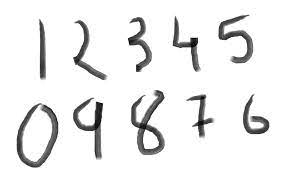
#> input picture imgaeinput.jpg, 286 x 176 px, given in place of pattern.jpg, which was not available
$ python conv.py
#> lines starting #> are read from the running program, lines starting #| are printed output that depends on the picture; pictures that were not available may be replaced by others from this repository, and a replacement may not be noted
import cv2
import matplotlib.pyplot as plt
import numpy as np

laplacian = np.array([[0, 1, 0],
                      [1, -4, 1],
                      [0, 1, 0]])


class Conv2d:
    def __init__(self, input,kernel, kernelsize):
        self.input = input
        self.kernel = kernel
        self.height, self.width = input.shape
        #self.kernel = np.array([[0, 1, 0],
         #                       [1, -4, 1],
          #                      [0, 1, 0]])
        self.result = np.zeros((self.height - kernelsize + 1, self.width - kernelsize + 1))

    def getRoi(self, input):
        for row in range(self.height - self.kernel.shape[0] + 1):
            for col in range(self.width - self.kernel.shape[1] + 1):
                roi = input[row:row + self.kernel.shape[0], col:col + self.kernel.shape[1]]
                yield roi, row, col

    def operate(self):
        for roi, row, col in self.getRoi(self.input):
            self.result[row, col] = np.sum(roi * self.kernel)
        return self.result


# relu
class Relu:
    def __init__(self, input):
        self.input = input
        self.height, self.width = input.shape
        self.result = np.zeros((self.height, self.width))

    def operate(self):
        for row in range(self.input.shape[0]):
            for col in range(self.input.shape[1]):
                if self.input[row, col] > 0:
                    self.result[row, col] = self.input[row, col]
                else:
                    self.result[row, col] = 0
        return self.result

class MaxPooling:
    def __init__(self, input, kernelsize):
        self.input = input
        self.kernelsize = kernelsize
        self.height, self.width = input.shape
        self.result = np.zeros((self.height - kernelsize + 1, self.width - kernelsize + 1))

    def getRoi(self, input):
        for row in range(self.height - self.kernelsize + 1):
            for col in range(self.width - self.kernelsize + 1):
                roi = input[row:row + self.kernelsize, col:col + self.kernelsize]
                yield roi, row, col

    def operate(self):
        for roi, row, col in self.getRoi(self.input):
            self.result[row, col] = np.max(roi)
        return self.result


#pattern
img_pattern = cv2.imread("pattern.jpg")
#> img_pattern is the input picture: shape (176, 286, 3); min 0, max 255, mean 236.1
#img = cv2.resize(img, (200, 200))
img_gray_pattern = cv2.cvtColor(img_pattern, cv2.COLOR_BGR2GRAY)
print(img_gray_pattern.shape)
#| (176, 286)

conv2d_pattern = Conv2d(img_gray_pattern, laplacian,3 )
img_gray_conv2d_pattern = conv2d_pattern.operate()
#> after the loop in operate, `for roi, row, col in self.getRoi(self.input):`:
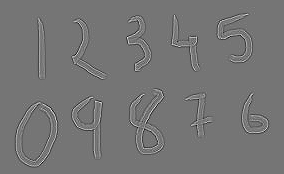
#> self.result: shape (174, 284) float64; min -406, max 474, mean 0; drawn with min black and max white
conv2d_relu_pattern = Relu(img_gray_conv2d_pattern)
conv2d_relu_img_pattern = conv2d_relu_pattern.operate()
#> after the loop in operate, `for row in range(self.input.shape[0]):`:
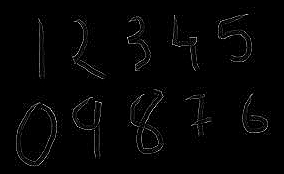
#> self.result: shape (174, 284) float64; min 0, max 474, mean 7.9; drawn with min black and max white

print(conv2d_relu_img_pattern.shape)
#| (174, 284)

#input
img_input = cv2.imread("imgaeinput.jpg")
img_input = cv2.resize(img_input, (200, 200))
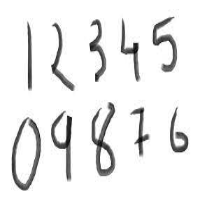
#> img_input: shape (200, 200, 3); min 7, max 255, mean 236.1
img_gray_input = cv2.cvtColor(img_input, cv2.COLOR_BGR2GRAY)
print(img_gray_input.shape)
#| (200, 200)

conv2d_input = Conv2d(img_gray_input, laplacian,3)
img_gray_conv2d_input = conv2d_input.operate()
#> after the loop in operate (call 2), `for roi, row, col in self.getRoi(self.input):`:
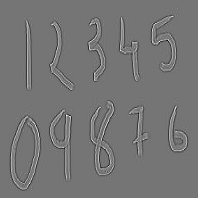
#> self.result: shape (198, 198) float64; min -320, max 376, mean 0; drawn with min black and max white
conv2d_relu_input = Relu(img_gray_conv2d_input)
conv2d_relu_img_input = conv2d_relu_input.operate()
#> after the loop in operate (call 2), `for row in range(self.input.shape[0]):`:
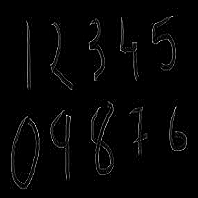
#> self.result: shape (198, 198) float64; min 0, max 376, mean 7.1; drawn with min black and max white
print(conv2d_relu_img_input.shape)
#| (198, 198)

#convol pattern and input
conv2d_stage2 = Conv2d(conv2d_relu_img_input,  conv2d_relu_img_pattern,26)
img_gray_conv2d_stage2 = conv2d_stage2.operate()
#> after the loop in operate (call 3), `for roi, row, col in self.getRoi(self.input):`: self.result: shape (173, 173) float64; every value is 0
conv2d_relu_stage2 = Relu(img_gray_conv2d_stage2)
conv2d_relu_img_stage2 = conv2d_relu_stage2.operate()
print(conv2d_relu_img_stage2.shape)
#| (173, 173)

#max pooling conv2d_relu_img_stage2
maxpooling_stage2 = MaxPooling(conv2d_relu_img_stage2, 2)
maxpooling_img_gray_stage2 = maxpooling_stage2.operate()
#> after the loop in operate, `for roi, row, col in self.getRoi(self.input):`: self.result: shape (172, 172) float64; every value is 0

# Plotting side by side
plt.subplot(1, 2, 1)
plt.imshow(img_gray_pattern, cmap='gray')
plt.title('Original Pattern')

plt.subplot(1, 2, 2)
plt.imshow(conv2d_relu_img_pattern, cmap='gray')
plt.title('Processed Pattern')

plt.show()

plt.subplot(1, 2, 1)
plt.imshow(img_gray_input, cmap='gray')
plt.title('Original Input')

plt.subplot(1, 2, 2)
plt.imshow(conv2d_relu_img_input, cmap='gray')
plt.title('Processed Input')

plt.show()

plt.imshow(conv2d_relu_img_stage2, cmap='gray')
plt.title('stage 2')

plt.show()


plt.imshow(maxpooling_img_gray_stage2, cmap='gray')
plt.title('Max pooling')

plt.show()
#plt.imshow(conv2d_relu_img_pattern, cmap='gray')
#plt.show()
